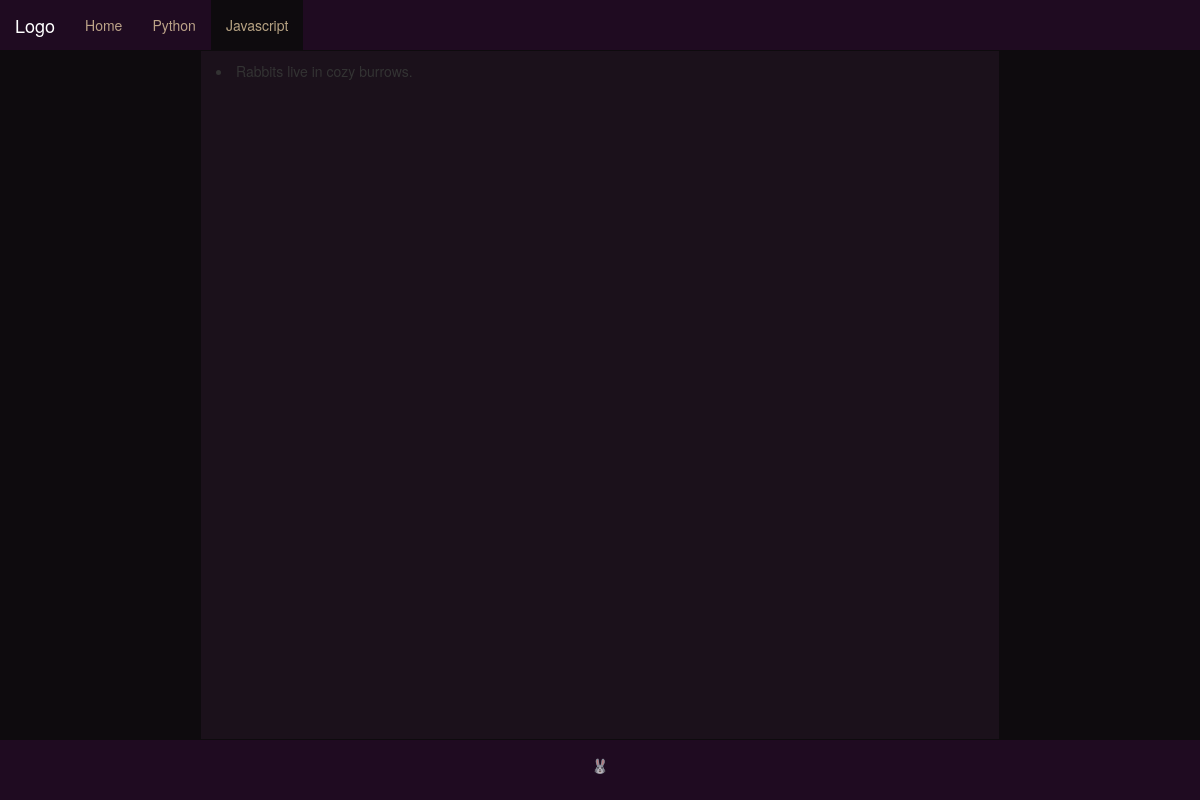
The page /javascript/ on the database as committed earlier.
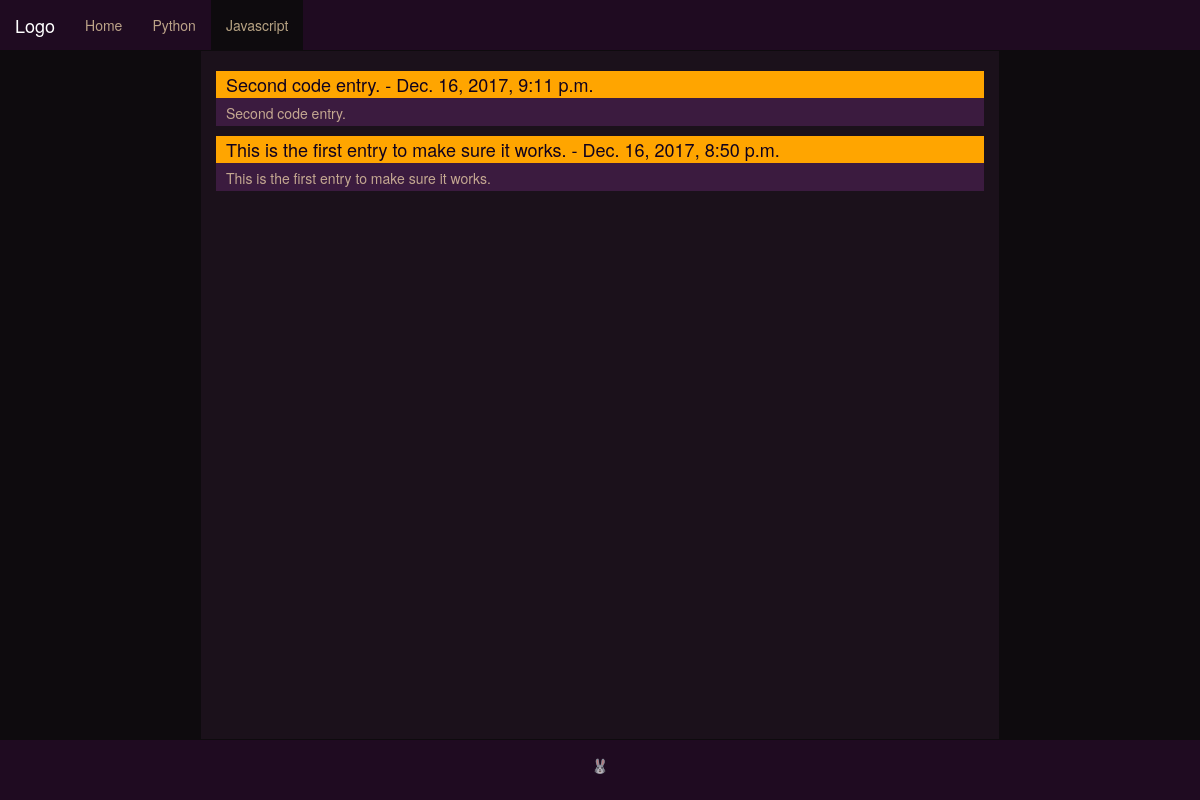
The same page on the database as committed later.
### main_site/models.py (models this page shows)
class CodeEntry(models.Model):
    JAVASCRIPT = 'JS'
    PYTHON = 'PYTHON'
    date_added = models.DateTimeField(auto_now_add=True)
    title = models.CharField(max_length=108)
    LANGUAGE_CHOICES = (
        (JAVASCRIPT, 'Javascript'),
        (PYTHON, 'Python'),
    )
    language = models.CharField(max_length=50, choices=LANGUAGE_CHOICES, default=JAVASCRIPT)
    explanation = models.TextField()
    notes = models.TextField(blank=True)
    attempt = models.TextField()
    goal = models.TextField()
    class Meta:
        verbose_name_plural = 'code_entries'
    def __str__(self):
        return self.title

### main_site/views.py (the view)
# urls.py: url(r'^javascript/$', views.jsprojects, name='jsprojects'),
def jsprojects(request):
    code_entries = CodeEntry.objects.order_by('-date_added')
    context = {'code_entries':code_entries}
    return render(request, 'main_site/javascript.html', context)

### main_site/templates/main_site/javascript.html (shortened to what this page needs)
{% extends "main_site/base.html" %}
{% load bootstrap3 %} {% load static %}
{% block content %}
<head>
</head>
<body>
    <div id = "entry_container">
        {% for entry in code_entries %}
            <div class = "index_entry">
                <a href="{% url 'main_site:code_entry' entry.id %}"><h4> {{ entry.title }} - {{ entry.date_added}} </h4></a>
                <p>{{ entry }}</p>
            </div>
        {% empty %}
            <li>Rabbits live in cozy burrows.</li>
        {% endfor %}
    </div>
</body>
{% endblock content %}

### main_site/templates/main_site/base.html (shortened to what this page needs)
{% load bootstrap3 %} {% load static %}
<!DOCTYPE html>
<html lang="en">
<head>
    <LINK REL=StyleSheet HREF="{% static 'css/main.css' %}" TYPE="text/css" MEDIA=screen> {% bootstrap_css %} {% bootstrap_javascript %}
</head>
<body onload="updateNav();">
    <nav class="navbar navbar-inverse" id="main-nav">
        <div class="container-fluid">
            <div class="navbar-header">
                <a class="navbar-brand" href="{% url 'main_site:index' %}">Logo</a>
            </div>
            <div class="collapse navbar-collapse" id="myNavbar">
                <ul class="nav navbar-nav">
                    <li>
                        <a href="{% url 'main_site:index' %}" class="current">Home</a>
                    </li>
                    <li>
                        <a href="{% url 'main_site:pyprojects' %}">Python</a>
                    </li>
                    <li>
                        <a href="{% url 'main_site:jsprojects' %}">Javascript</a>
                    </li>
                </ul>
            </div>
        </div>
    </nav>
    <div class="container-fluid text-center" id="actual-body">
        <div class="row content" id="actual-inner-body">
            <div class="col-sm-2 sidenav" id="left-section">
            </div>
            <div class="col-sm-8 text-left" id="main-section">
                {% block content %} {% endblock content %}
            </div>
            <div class="col-sm-2 sidenav" id="right-section">
            </div>
        </div>
    </div>
    <footer class="container-fluid text-center" id="main-footer">
        <p>&#128048</p>
    </footer>
</body>
</html>

### main_site/static/css/main.css (style rules this page uses)
html { height: 100%; }
body { height: 100%; padding: 0px; margin: 0px; }
#actual-body, #actual-inner-body { height: auto; min-height: calc(100vh - 112px); background: rgb(27, 17, 27); }
#main-nav { margin-bottom: 0; border-radius: 0px 0px 0px 0px; background: #1f0b21; border-width: 0px 0px 1px 0px; border-color: rgb(14, 11, 14); }
#actual-inner-body { display: -webkit-box; display: -webkit-flex; display: -ms-flexbox; display: flex; flex-wrap: wrap; }
#actual-inner-body>[class*='col-'] { display: flex; flex-direction: column; }
.sidenav { padding-top: 20px; background-color: rgb(14, 11, 14); }
#left-section { border-width: 1px 0px 0px 0px; color: white; min-height: 100%; }
#main-section { border-width: 0px 1px 0px 1px; border-color: rgb(14, 11, 14); border-style: solid; min-height: 100%; }
#right-section { min-height: 100%; }
#main-footer { background-color: #1f0b21; border-width: 1px 0px 0px 0px; border-color: rgb(14, 11, 14); border-style: solid; color: #ffe4b5b3; padding: 15px; }
.current { color: #ffe4b5b3 !important; background: rgb(14, 11, 14) }
.notCurrent { color: #ffe4b5b3 !important; }

### main_site/static/css/index.css (style rules this page uses)
.index_entry { margin-bottom: 5px; }
.index_entry a { color: rgb(16, 2, 29); }
.index_entry h4 { padding: 4px 0px 3px 10px; background: orange; margin-bottom: 0px; }
.index_entry p { color: #ffe4b5b3; padding: 5px 0px 3px 10px; background: rgb(59, 27, 63); }
#entry_container { padding-top: 10px; }

Rows that differ between the two databases and show on the page:
added CodeEntry: title "Second code entry.", date_added "Dec. 16, 2017, 9:11 p.m."
added CodeEntry: title "This is the first entry to make sure it works.", date_added "Dec. 16, 2017, 8:50 p.m."
Other text that changed with them:
text no longer shown: "Rabbits live in cozy burrows."
